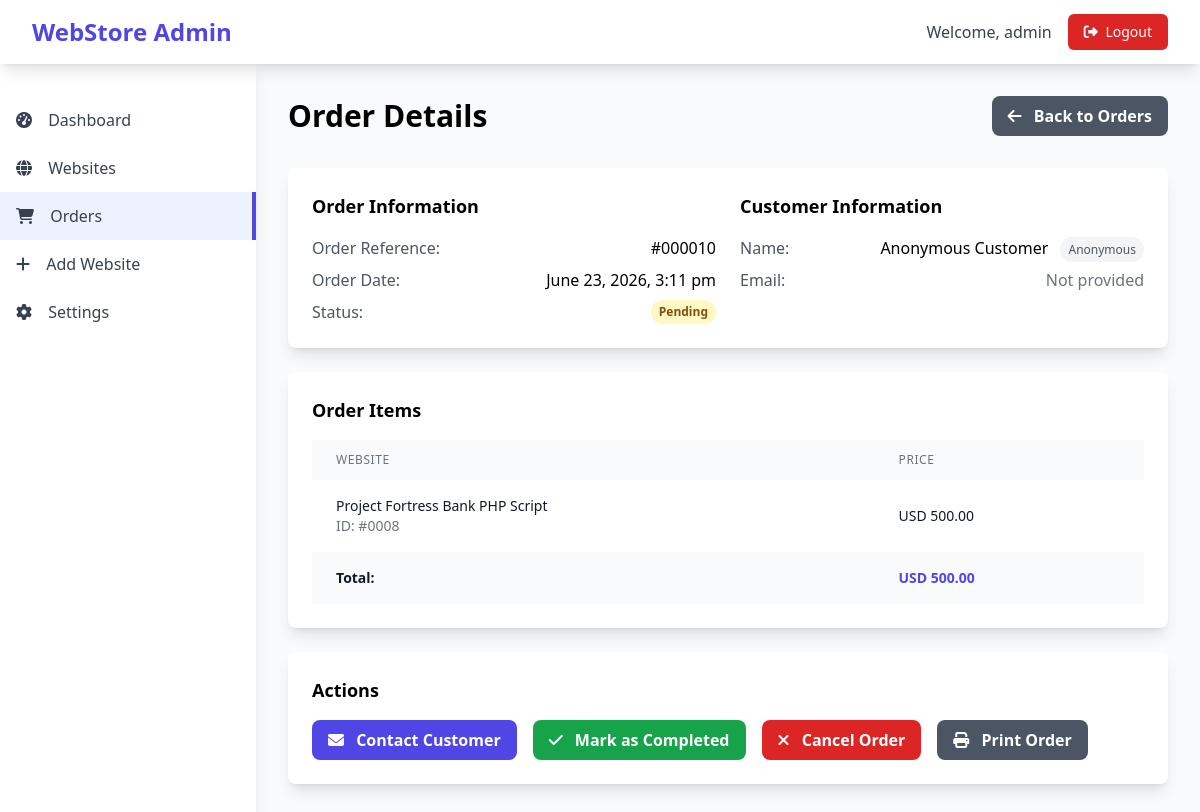
The app's page /admin/view_order.php?id=10 (signed in) with its own data.
### tables this page shows
CREATE TABLE "orders" (
        id INTEGER PRIMARY KEY AUTOINCREMENT,
        order_reference TEXT UNIQUE,
        customer_name TEXT NOT NULL,
        customer_email TEXT NOT NULL,
        customer_phone TEXT,
        total_amount REAL NOT NULL,
        status TEXT DEFAULT 'pending' CHECK(status IN ('pending', 'awaiting_verification', 'completed', 'cancelled')),
        payment_method TEXT,
        transaction_id TEXT,
        notes TEXT,
        download_token TEXT,
        download_count INTEGER DEFAULT 0,
        transaction_reference TEXT,
        payment_screenshot TEXT,
        anonymous_checkout INTEGER DEFAULT 0,
        created_at DATETIME DEFAULT CURRENT_TIMESTAMP,
        updated_at DATETIME DEFAULT CURRENT_TIMESTAMP
    );

CREATE TABLE order_items (
            id INTEGER PRIMARY KEY AUTOINCREMENT,
            order_id INTEGER NOT NULL,
            website_id INTEGER NOT NULL,
            price REAL NOT NULL,
            title TEXT NOT NULL,
            FOREIGN KEY (order_id) REFERENCES orders(id) ON DELETE CASCADE,
            FOREIGN KEY (website_id) REFERENCES websites(id) ON DELETE CASCADE
        );

### functions.php (called while the page is built, shortened)
<?php
function formatPrice($price) {
    return CURRENCY . ' ' . number_format($price, 2);
}
?>

### admin/view_order.php (the view, shortened to what this page needs)
<?php
require_once '../config.php';
require_once '../functions.php';
$order_id = isset($_GET['id']) ? (int)$_GET['id'] : 0;
$stmt = $conn->prepare("SELECT * FROM orders WHERE id = ?");
$stmt->execute([$order_id]);
$order = $stmt->fetch();
$stmt = $conn->prepare("SELECT * FROM order_items WHERE order_id = ?");
$stmt->execute([$order_id]);
$order_items = $stmt->fetchAll();
?>
<!DOCTYPE html>
<html lang="en">
<head>
    <script src="https://cdn.tailwindcss.com"></script>
    <link rel="stylesheet" href="https://cdnjs.cloudflare.com/ajax/libs/font-awesome/6.4.0/css/all.min.css">
</head>
<body class="bg-gray-50">
    <nav class="bg-white shadow-lg fixed top-0 left-0 right-0 z-50">
        <div class="max-w-7xl mx-auto px-4 sm:px-6 lg:px-8">
            <div class="flex justify-between h-16">
                <div class="flex items-center">
                    <h1 class="text-xl sm:text-2xl font-bold text-indigo-600">WebStore Admin</h1>
                </div>
                <div class="flex items-center space-x-2 sm:space-x-4">
                    <span class="hidden sm:inline text-gray-700">Welcome, <?php echo htmlspecialchars($_SESSION['admin_username']); ?></span>
                    <a href="logout.php" class="bg-red-600 text-white px-3 py-2 sm:px-4 rounded-md text-sm font-medium hover:bg-red-700">
                        <i class="fas fa-sign-out-alt mr-1"></i>
                        <span class="hidden sm:inline">Logout</span>
                    </a>
                </div>
            </div>
        </div>
    </nav>
    <div class="flex pt-16">
        <aside id="sidebar" class="fixed lg:static inset-y-0 left-0 z-40 w-64 bg-white shadow-lg min-h-screen transform -translate-x-full lg:translate-x-0 transition-transform duration-300 ease-in-out pt-16 lg:pt-0">
            <nav class="mt-8">
                <a href="dashboard.php" class="block px-4 py-3 text-gray-700 hover:bg-gray-50">
                    <i class="fas fa-tachometer-alt mr-3"></i>
                    Dashboard
                </a>
                <a href="websites.php" class="block px-4 py-3 text-gray-700 hover:bg-gray-50">
                    <i class="fas fa-globe mr-3"></i>
                    Websites
                </a>
                <a href="orders.php" class="block px-4 py-3 text-gray-700 bg-indigo-50 border-r-4 border-indigo-600">
                    <i class="fas fa-shopping-cart mr-3"></i>
                    Orders
                </a>
                <a href="add_website.php" class="block px-4 py-3 text-gray-700 hover:bg-gray-50">
                    <i class="fas fa-plus mr-3"></i>
                    Add Website
                </a>
                <a href="settings.php" class="block px-4 py-3 text-gray-700 hover:bg-gray-50">
                    <i class="fas fa-cog mr-3"></i>
                    Settings
                </a>
            </nav>
        </aside>
        <main class="flex-1 p-4 sm:p-6 lg:p-8 w-full">
            <div class="flex justify-between items-center mb-8">
                <h2 class="text-3xl font-bold">Order Details</h2>
                <a href="orders.php" class="bg-gray-600 text-white px-4 py-2 rounded-lg font-semibold hover:bg-gray-700 transition">
                    <i class="fas fa-arrow-left mr-2"></i>
                    Back to Orders
                </a>
            </div>
            <div class="bg-white rounded-lg shadow-lg p-6 mb-6">
                <div class="grid grid-cols-1 md:grid-cols-2 gap-6">
                    <div>
                        <h3 class="text-lg font-semibold mb-4">Order Information</h3>
                        <div class="space-y-2">
                            <div class="flex justify-between">
                                <span class="text-gray-600">Order Reference:</span>
                                <span class="font-medium"><?php echo htmlspecialchars($order['order_reference'] ?? '#' . str_pad($order['id'], 6, '0', STR_PAD_LEFT)); ?></span>
                            </div>
                            <div class="flex justify-between">
                                <span class="text-gray-600">Order Date:</span>
                                <span class="font-medium"><?php echo date('F j, Y, g:i a', strtotime($order['created_at'])); ?></span>
                            </div>
                            <div class="flex justify-between">
                                <span class="text-gray-600">Status:</span>
                                <span class="px-2 py-1 rounded-full text-xs font-semibold <?php echo $order['status'] === 'completed' ? 'bg-green-100 text-green-800' : ($order['status'] === 'pending' ? 'bg-yellow-100 text-yellow-800' : ($order['status'] === 'awaiting_verification' ? 'bg-blue-100 text-blue-800' : 'bg-red-100 text-red-800')); ?>">
                                    <?php echo ucfirst(str_replace('_', ' ', $order['status'])); ?>
                                </span>
                            </div>
                        </div>
                    </div>
                    <div>
                        <h3 class="text-lg font-semibold mb-4">Customer Information</h3>
                        <div class="space-y-2">
                            <div class="flex justify-between">
                                <span class="text-gray-600">Name:</span>
                                <span class="font-medium">
                                    <?php echo !empty($order['customer_name']) ? htmlspecialchars($order['customer_name']) : 'Anonymous Customer'; ?>
                                    <?php if ($order['anonymous_checkout'] || empty($order['customer_name'])): ?>
                                        <span class="ml-2 px-2 py-1 bg-gray-100 text-gray-600 rounded-full text-xs">Anonymous</span>
                                    <?php endif; ?>
                                </span>
                            </div>
                            <div class="flex justify-between">
                                <span class="text-gray-600">Email:</span>
                                <?php if (!empty($order['customer_email']) && $order['customer_email'] !== 'anonymous@webstore.com'): ?>
                                    <a href="mailto:<?php echo htmlspecialchars($order['customer_email']); ?>" class="font-medium text-indigo-600 hover:text-indigo-800">
                                        <?php echo htmlspecialchars($order['customer_email']); ?>
                                    </a>
                                <?php else: ?>
                                    <span class="font-medium text-gray-500">Not provided</span>
                                <?php endif; ?>
                            </div>
                        </div>
                    </div>
                </div>
            </div>
            <div class="bg-white rounded-lg shadow-lg p-6 mb-6">
                <h3 class="text-lg font-semibold mb-4">Order Items</h3>
                <div class="overflow-x-auto">
                    <table class="w-full">
                        <thead class="bg-gray-50">
                            <tr>
                                <th class="px-6 py-3 text-left text-xs font-medium text-gray-500 uppercase tracking-wider">Website</th>
                                <th class="px-6 py-3 text-left text-xs font-medium text-gray-500 uppercase tracking-wider">Price</th>
                            </tr>
                        </thead>
                        <tbody class="bg-white divide-y divide-gray-200">
                            <?php foreach ($order_items as $item): ?>
                                <tr>
                                    <td class="px-6 py-4">
                                        <div class="text-sm font-medium text-gray-900"><?php echo htmlspecialchars($item['title']); ?></div>
                                        <div class="text-sm text-gray-500">ID: #<?php echo str_pad($item['website_id'], 4, '0', STR_PAD_LEFT); ?></div>
                                    </td>
                                    <td class="px-6 py-4 whitespace-nowrap text-sm font-medium text-gray-900">
                                        <?php echo formatPrice($item['price']); ?>
                                    </td>
                                </tr>
                            <?php endforeach; ?>
                        </tbody>
                        <tfoot class="bg-gray-50">
                            <tr>
                                <td class="px-6 py-4 text-sm font-semibold text-gray-900">Total:</td>
                                <td class="px-6 py-4 text-sm font-bold text-indigo-600">
                                    <?php echo formatPrice($order['total_amount']); ?>
                                </td>
                            </tr>
                        </tfoot>
                    </table>
                </div>
            </div>
            <div class="bg-white rounded-lg shadow-lg p-6">
                <h3 class="text-lg font-semibold mb-4">Actions</h3>
                <div class="flex flex-wrap gap-4">
                    <a href="mailto:<?php echo htmlspecialchars($order['customer_email']); ?>" class="bg-indigo-600 text-white px-4 py-2 rounded-lg font-semibold hover:bg-indigo-700 transition">
                        <i class="fas fa-envelope mr-2"></i>
                        Contact Customer
                    </a>
                    <?php if ($order['status'] === 'pending'): ?>
                        <form method="POST" action="orders.php" class="inline-block">
                            <button type="submit" class="bg-green-600 text-white px-4 py-2 rounded-lg font-semibold hover:bg-green-700 transition">
                                <i class="fas fa-check mr-2"></i>
                                Mark as Completed
                            </button>
                        </form>
                        <form method="POST" action="orders.php" class="inline-block">
                            <button type="submit" class="bg-red-600 text-white px-4 py-2 rounded-lg font-semibold hover:bg-red-700 transition" onclick="return confirm('Are you sure you want to cancel this order?')">
                                <i class="fas fa-times mr-2"></i>
                                Cancel Order
                            </button>
                        </form>
                    <?php endif; ?>
                    <button onclick="window.print()" class="bg-gray-600 text-white px-4 py-2 rounded-lg font-semibold hover:bg-gray-700 transition">
                        <i class="fas fa-print mr-2"></i>
                        Print Order
                    </button>
                </div>
            </div>
        </main>
    </div>
</body>
</html>

### records on screen
orders: order_reference+id "#000010", created_at "June 23, 2026, 3:11 pm", status "Pending", customer_name "Anonymous Customer", total_amount "USD 500.00"
order_items: title "Project Fortress Bank PHP Script", website "0008", price "USD 500.00"

### other values on screen
$_SESSION['admin_username'] "admin"
